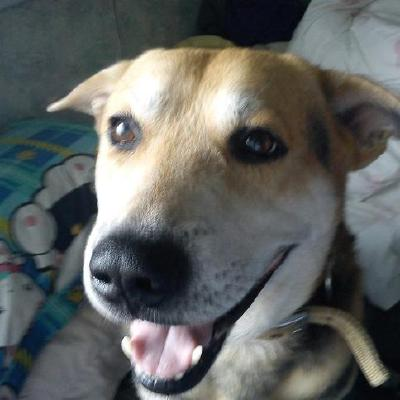
#> input picture Waku.jpg, 400 x 400 px
$ python ImageKernel.py
#> lines starting #> are read from the running program, lines starting #| are printed output that depends on the picture
import numpy as np
import cv2

#source=np.arange(100).reshape(10,10)
source = cv2.imread('Waku.jpg')
#> source is the input picture: shape (400, 400, 3); mean B, G, R 96.3, 98, 95.5
source = cv2.cvtColor(source, cv2.COLOR_BGR2GRAY)
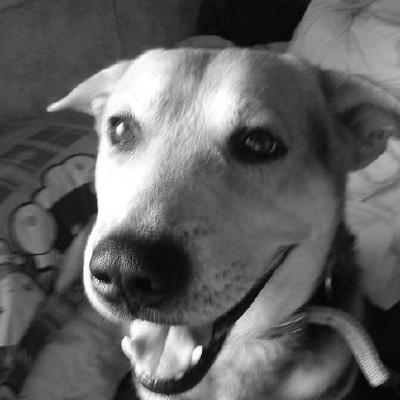
#> source: shape (400, 400); min 0, max 255, mean 97.1
target=np.zeros(source.shape,dtype=np.uint8)
kernel=np.array([[-2,-1,0],
                 [-1,1,1],
                 [0,1,2]])
# kernel=np.array([[-1,0,1],
#                  [-2,0,2],
#                  [-1,0,1]])
for y in range(1,source.shape[0]-1):
    for x in range(1,source.shape[1]-1):
            tmp=(source[y-1:y+2,x-1:x+2]*kernel).sum()
            if tmp > 255:
                target[y,x]=255
            elif tmp < 0:
                target[y,x]=0
            else:
                target[y,x]=tmp
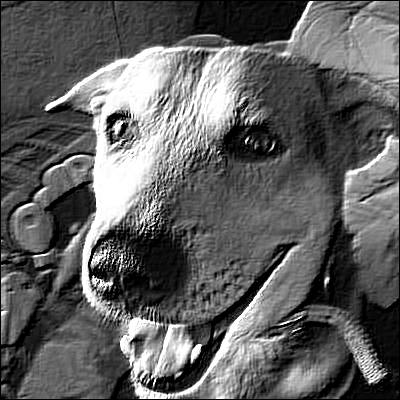
#> target: shape (400, 400); min 0, max 255, mean 96

#print(target)
cv2.imshow('source', source)
cv2.imshow('target', target)
cv2.waitKey(0)
